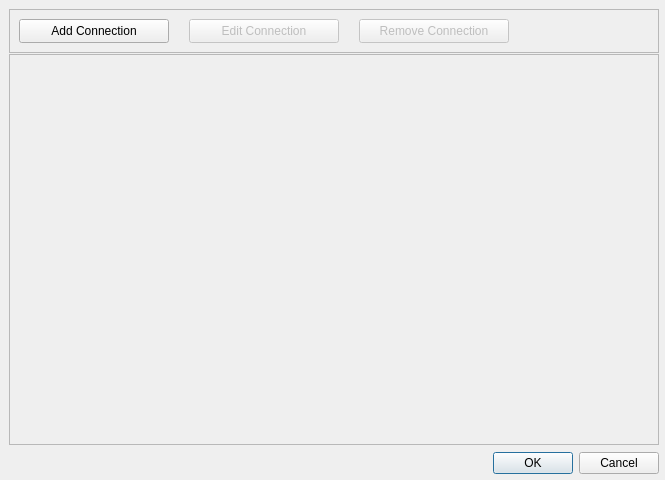
<?xml version="1.0" encoding="UTF-8"?>
<ui version="4.0">
 <class>DConnection</class>
 <widget class="QDialog" name="DConnection">
  <property name="windowModality">
   <enum>Qt::WindowModality::NonModal</enum>
  </property>
  <property name="geometry">
   <rect>
    <x>0</x>
    <y>0</y>
    <width>665</width>
    <height>480</height>
   </rect>
  </property>
  <property name="minimumSize">
   <size>
    <width>655</width>
    <height>480</height>
   </size>
  </property>
  <property name="maximumSize">
   <size>
    <width>1063</width>
    <height>480</height>
   </size>
  </property>
  <property name="windowTitle">
   <string>Data Connection</string>
  </property>
  <widget class="QDialogButtonBox" name="buttonBox">
   <property name="geometry">
    <rect>
     <x>9</x>
     <y>451</y>
     <width>650</width>
     <height>24</height>
    </rect>
   </property>
   <property name="orientation">
    <enum>Qt::Orientation::Horizontal</enum>
   </property>
   <property name="standardButtons">
    <set>QDialogButtonBox::StandardButton::Cancel|QDialogButtonBox::StandardButton::Ok</set>
   </property>
   <property name="centerButtons">
    <bool>false</bool>
   </property>
  </widget>
  <widget class="QFrame" name="frame">
   <property name="geometry">
    <rect>
     <x>9</x>
     <y>9</y>
     <width>650</width>
     <height>44</height>
    </rect>
   </property>
   <property name="minimumSize">
    <size>
     <width>650</width>
     <height>44</height>
    </size>
   </property>
   <property name="frameShape">
    <enum>QFrame::Shape::StyledPanel</enum>
   </property>
   <property name="frameShadow">
    <enum>QFrame::Shadow::Raised</enum>
   </property>
   <property name="midLineWidth">
    <number>0</number>
   </property>
   <widget class="QPushButton" name="add_button">
    <property name="geometry">
     <rect>
      <x>10</x>
      <y>10</y>
      <width>150</width>
      <height>24</height>
     </rect>
    </property>
    <property name="minimumSize">
     <size>
      <width>150</width>
      <height>0</height>
     </size>
    </property>
    <property name="maximumSize">
     <size>
      <width>200</width>
      <height>16777215</height>
     </size>
    </property>
    <property name="text">
     <string>Add Connection</string>
    </property>
   </widget>
   <widget class="QPushButton" name="edit_button">
    <property name="enabled">
     <bool>false</bool>
    </property>
    <property name="geometry">
     <rect>
      <x>180</x>
      <y>10</y>
      <width>150</width>
      <height>24</height>
     </rect>
    </property>
    <property name="minimumSize">
     <size>
      <width>150</width>
      <height>0</height>
     </size>
    </property>
    <property name="maximumSize">
     <size>
      <width>200</width>
      <height>16777215</height>
     </size>
    </property>
    <property name="text">
     <string>Edit Connection</string>
    </property>
   </widget>
   <widget class="QPushButton" name="remove_button">
    <property name="enabled">
     <bool>false</bool>
    </property>
    <property name="geometry">
     <rect>
      <x>350</x>
      <y>10</y>
      <width>150</width>
      <height>24</height>
     </rect>
    </property>
    <property name="minimumSize">
     <size>
      <width>150</width>
      <height>0</height>
     </size>
    </property>
    <property name="maximumSize">
     <size>
      <width>200</width>
      <height>16777215</height>
     </size>
    </property>
    <property name="text">
     <string>Remove Connection</string>
    </property>
   </widget>
  </widget>
  <widget class="QFrame" name="frame_2">
   <property name="geometry">
    <rect>
     <x>9</x>
     <y>54</y>
     <width>650</width>
     <height>391</height>
    </rect>
   </property>
   <property name="frameShape">
    <enum>QFrame::Shape::StyledPanel</enum>
   </property>
   <property name="frameShadow">
    <enum>QFrame::Shadow::Raised</enum>
   </property>
   <widget class="QScrollArea" name="scrollArea">
    <property name="geometry">
     <rect>
      <x>0</x>
      <y>0</y>
      <width>650</width>
      <height>391</height>
     </rect>
    </property>
    <property name="widgetResizable">
     <bool>true</bool>
    </property>
    <widget class="QWidget" name="scrollAreaWidgetContents">
     <property name="geometry">
      <rect>
       <x>0</x>
       <y>0</y>
       <width>648</width>
       <height>389</height>
      </rect>
     </property>
    </widget>
   </widget>
  </widget>
 </widget>
 <resources/>
 <connections>
  <connection>
   <sender>buttonBox</sender>
   <signal>accepted()</signal>
   <receiver>DConnection</receiver>
   <slot>accept()</slot>
   <hints>
    <hint type="sourcelabel">
     <x>248</x>
     <y>254</y>
    </hint>
    <hint type="destinationlabel">
     <x>157</x>
     <y>274</y>
    </hint>
   </hints>
  </connection>
  <connection>
   <sender>buttonBox</sender>
   <signal>rejected()</signal>
   <receiver>DConnection</receiver>
   <slot>reject()</slot>
   <hints>
    <hint type="sourcelabel">
     <x>316</x>
     <y>260</y>
    </hint>
    <hint type="destinationlabel">
     <x>286</x>
     <y>274</y>
    </hint>
   </hints>
  </connection>
 </connections>
</ui>
